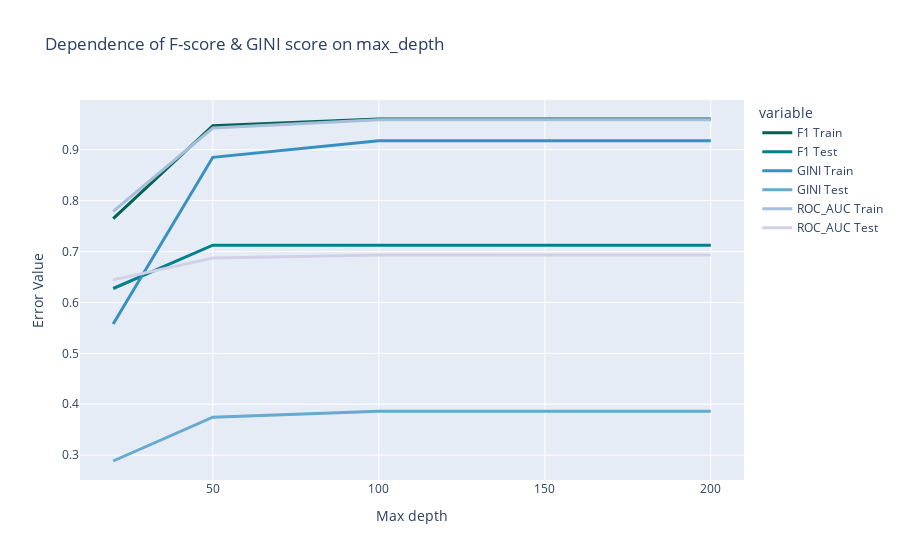

Notebook source saved alongside this figure:
### Code cell
lines = pd.DataFrame({
"F1 Train" : F1_train,
"F1 Test" : F1_test,
"GINI Train" : GINI_train,
"GINI Test" : GINI_test,
"ROC_AUC Train" : ROC_AUC_train,
"ROC_AUC Test" : ROC_AUC_test,
}, index=max_depth)

fig = px.line(lines, x=lines.index, y=lines.columns,title='Dependence of F-score & GINI score on max_depth',color_discrete_sequence = colors, labels={
                     "index": "Max depth",
                     "value": "Error Value"})
fig.update_traces(line=dict(width=3))
fig.update_layout(xaxis_range=[min(max_depth)-10,max(max_depth)+10])

fig.show()

### Figure 1 — Plotly figure (JSON) as saved in the notebook; plotly's stock layout.template omitted (floating-point values rounded to 4 significant figures)
{"data": [{"hovertemplate": "variable=F1 Train<br>Max depth=%{x}<br>Error Value=%{y}<extra></extra>", "legendgroup": "F1 Train", "line": {"color": "#016450", "dash": "solid", "width": 3}, "marker": {"symbol": "circle"}, "mode": "lines", "name": "F1 Train", "orientation": "v", "showlegend": true, "type": "scatter", "x": [20, 50, 100, 150, 200], "xaxis": "x", "y": [0.7645, 0.947, 0.9603, 0.9603, 0.9603], "yaxis": "y"}, {"hovertemplate": "variable=F1 Test<br>Max depth=%{x}<br>Error Value=%{y}<extra></extra>", "legendgroup": "F1 Test", "line": {"color": "#02818a", "dash": "solid", "width": 3}, "marker": {"symbol": "circle"}, "mode": "lines", "name": "F1 Test", "orientation": "v", "showlegend": true, "type": "scatter", "x": [20, 50, 100, 150, 200], "xaxis": "x", "y": [0.6274, 0.7124, 0.7125, 0.7125, 0.7125], "yaxis": "y"}, {"hovertemplate": "variable=GINI Train<br>Max depth=%{x}<br>Error Value=%{y}<extra></extra>", "legendgroup": "GINI Train", "line": {"color": "#3690c0", "dash": "solid", "width": 3}, "marker": {"symbol": "circle"}, "mode": "lines", "name": "GINI Train", "orientation": "v", "showlegend": true, "type": "scatter", "x": [20, 50, 100, 150, 200], "xaxis": "x", "y": [0.5575, 0.885, 0.9176, 0.9176, 0.9176], "yaxis": "y"}, {"hovertemplate": "variable=GINI Test<br>Max depth=%{x}<br>Error Value=%{y}<extra></extra>", "legendgroup": "GINI Test", "line": {"color": "#67a9cf", "dash": "solid", "width": 3}, "marker": {"symbol": "circle"}, "mode": "lines", "name": "GINI Test", "orientation": "v", "showlegend": true, "type": "scatter", "x": [20, 50, 100, 150, 200], "xaxis": "x", "y": [0.2885, 0.3747, 0.386, 0.386, 0.386], "yaxis": "y"}, {"hovertemplate": "variable=ROC_AUC Train<br>Max depth=%{x}<br>Error Value=%{y}<extra></extra>", "legendgroup": "ROC_AUC Train", "line": {"color": "#a6bddb", "dash": "solid", "width": 3}, "marker": {"symbol": "circle"}, "mode": "lines", "name": "ROC_AUC Train", "orientation": "v", "showlegend": true, "type": "scatter", "x": [20, 50, 100, 150, 200], "xaxis": "x", "y": [0.7788, 0.9425, 0.9588, 0.9588, 0.9588], "yaxis": "y"}, {"hovertemplate": "variable=ROC_AUC Test<br>Max depth=%{x}<br>Error Value=%{y}<extra></extra>", "legendgroup": "ROC_AUC Test", "line": {"color": "#d0d1e6", "dash": "solid", "width": 3}, "marker": {"symbol": "circle"}, "mode": "lines", "name": "ROC_AUC Test", "orientation": "v", "showlegend": true, "type": "scatter", "x": [20, 50, 100, 150, 200], "xaxis": "x", "y": [0.6443, 0.6873, 0.693, 0.693, 0.693], "yaxis": "y"}], "layout": {"legend": {"title": {"text": "variable"}, "tracegroupgap": 0}, "title": {"text": "Dependence of F-score & GINI score on max_depth"}, "xaxis": {"anchor": "y", "domain": [0, 1], "range": [10, 210], "title": {"text": "Max depth"}}, "yaxis": {"anchor": "x", "domain": [0, 1], "title": {"text": "Error Value"}}}}
